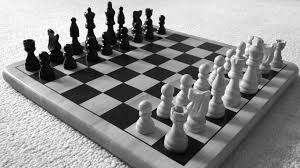
#> input picture download (1).jpg, 300 x 168 px, found by its file name
$ jupyter execute --allow-errors 'corner detection.ipynb'
#> lines starting #> are read from the running program, lines starting #| are printed output that depends on the picture; after the words box and inside, x2 and y2 are one past the last pixel; in counts of white or black regions, pixels touching at a corner belong together
[cell 1]
import numpy as np
import cv2
import matplotlib.pyplot as plt
from scipy.ndimage import sobel, gaussian_filter

[cell 2]
"""
feature_detectors.py

Expert-level implementation of:
1. Harris Corner Detector (from scratch)
2. FAST Corner Detector (from scratch)

Purpose:
- Computer Vision learning
- Academic demonstration
- Interview-ready implementation

No OpenCV corner APIs are used.
"""

import numpy as np
import cv2
import matplotlib.pyplot as plt
from scipy.ndimage import sobel, gaussian_filter


# =============================================================================
#                         HARRIS CORNER DETECTOR
# =============================================================================

def harris_corner_detector(
    gray_img,
    window_size=3,
    k=0.04,
    threshold_ratio=0.01
):
    """
    Harris Corner Detector (from scratch)

    Args:
        gray_img (np.ndarray): Grayscale image (float32)
        window_size (int): Window size for structure tensor
        k (float): Harris constant
        threshold_ratio (float): Relative threshold

    Returns:
        list of (row, col)
    """

    # 1. Image gradients
    Ix = sobel(gray_img, axis=1)
    Iy = sobel(gray_img, axis=0)

    # 2. Gradient products
    Ixx = Ix ** 2
    Iyy = Iy ** 2
    Ixy = Ix * Iy

    # 3. Gaussian smoothing
    Ixx = gaussian_filter(Ixx, sigma=1)
    Iyy = gaussian_filter(Iyy, sigma=1)
    Ixy = gaussian_filter(Ixy, sigma=1)

    # 4. Structure tensor summation
    offset = window_size // 2
    h, w = gray_img.shape

    Sxx = np.zeros_like(gray_img)
    Syy = np.zeros_like(gray_img)
    Sxy = np.zeros_like(gray_img)

    for y in range(offset, h - offset):
        for x in range(offset, w - offset):
            Sxx[y, x] = np.sum(Ixx[y-offset:y+offset+1, x-offset:x+offset+1])
            Syy[y, x] = np.sum(Iyy[y-offset:y+offset+1, x-offset:x+offset+1])
            Sxy[y, x] = np.sum(Ixy[y-offset:y+offset+1, x-offset:x+offset+1])

    # 5. Harris response
    det_M = Sxx * Syy - Sxy ** 2
    trace_M = Sxx + Syy
    R = det_M - k * (trace_M ** 2)

    # 6. Thresholding
    threshold = threshold_ratio * np.max(R)
    candidates = R > threshold

    # 7. Non-maximum suppression
    corners = []
    for y in range(1, h - 1):
        for x in range(1, w - 1):
            if candidates[y, x]:
                if R[y, x] == np.max(R[y-1:y+2, x-1:x+2]):
                    corners.append((y, x))

    return corners


# =============================================================================
#                             FAST CORNER DETECTOR
# =============================================================================

def fast_corner_detector(
    gray_img,
    threshold=30,
    min_contiguous=9
):
    """
    FAST Corner Detector (correct contiguous arc test)

    Args:
        gray_img (np.ndarray): Grayscale uint8 image
        threshold (int): Intensity threshold
        min_contiguous (int): Minimum contiguous pixels

    Returns:
        list of (row, col)
    """

    if gray_img.dtype != np.uint8:
        gray_img = gray_img.astype(np.uint8)

    h, w = gray_img.shape
    corners = []

    # FAST-16 circle (radius = 3)
    circle = [
        (0, 3), (1, 3), (2, 2), (3, 1),
        (3, 0), (3, -1), (2, -2), (1, -3),
        (0, -3), (-1, -3), (-2, -2), (-3, -1),
        (-3, 0), (-3, 1), (-2, 2), (-1, 3)
    ]

    for y in range(3, h - 3):
        for x in range(3, w - 3):
            center = int(gray_img[y, x])

            states = []
            for dx, dy in circle:
                p = int(gray_img[y + dy, x + dx])
                if p >= center + threshold:
                    states.append(1)
                elif p <= center - threshold:
                    states.append(-1)
                else:
                    states.append(0)

            # Wrap-around continuity check
            states = states * 2

            max_bright = 0
            max_dark = 0
            curr_bright = 0
            curr_dark = 0

            for s in states:
                if s == 1:
                    curr_bright += 1
                    curr_dark = 0
                elif s == -1:
                    curr_dark += 1
                    curr_bright = 0
                else:
                    curr_bright = 0
                    curr_dark = 0

                max_bright = max(max_bright, curr_bright)
                max_dark = max(max_dark, curr_dark)

            if max_bright >= min_contiguous or max_dark >= min_contiguous:
                corners.append((y, x))

    return corners


# =============================================================================
#                                   DEMO
# =============================================================================

def main():
    image_path = r"C:\Users\11suj\Downloads\download (1).jpg"   # CHANGE PATH IF REQUIRED

    img = cv2.imread(image_path)
#> img is the input picture: shape (168, 300, 3); min 0, max 255, mean 140.5
    if img is None:
        raise FileNotFoundError("Image not found. Check image path.")

    gray = cv2.cvtColor(img, cv2.COLOR_BGR2GRAY)

    # Harris
    harris_pts = harris_corner_detector(
        gray.astype(np.float32),
        window_size=3,
        k=0.04,
        threshold_ratio=0.01
    )
#> in harris_corner_detector, `Ix = sobel(gray_img, axis=1)`:
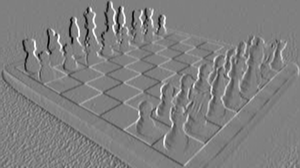
#> Ix: shape (168, 300) float32; min -1006, max 1001, mean -1.8; drawn with min black and max white
#> in harris_corner_detector, `Iy = sobel(gray_img, axis=0)`:
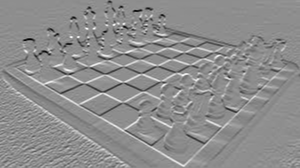
#> Iy: shape (168, 300) float32; min -989, max 785, mean -3.5; drawn with min black and max white
#> in harris_corner_detector, `Ixy = gaussian_filter(Ixy, sigma=1)`:
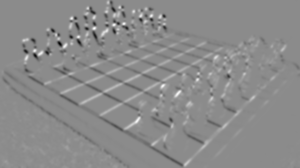
#> Ixy: shape (168, 300) float32; min -231365.4, max 192179, mean -110.1; drawn with min black and max white
#> after the loop in harris_corner_detector, `for y in range(offset, h - offset):`:
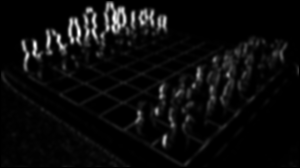
#> Sxx: shape (168, 300) float32; min 0, max 3842504.2, mean 179592.4; drawn with min black and max white
#> in harris_corner_detector, `trace_M = Sxx + Syy`:
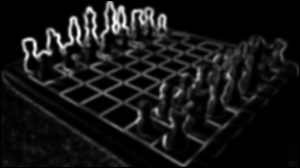
#> trace_M: shape (168, 300) float32; min 0, max 3983431.8, mean 349104.3; drawn with min black and max white
#> in harris_corner_detector, `R = det_M - k * (trace_M ** 2)`:
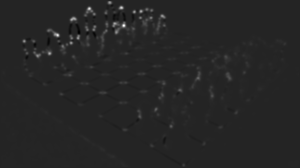
#> R: shape (168, 300) float32; min -5.4e+11, max 3.19e+12, mean 2.11e+10; drawn with min black and max white
#> in harris_corner_detector, `threshold = threshold_ratio * np.max(R)`: threshold = 3.19e+10
#> in harris_corner_detector, `candidates = R > threshold`:
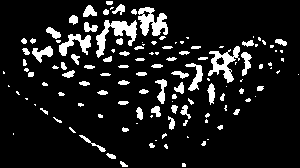
#> candidates: shape (168, 300) bool; 11.2% white; 127 white regions (58 under 20 px), largest, box (x1, y1, x2, y2) and area: (96, 20, 137, 58) 584, (138, 7, 168, 36) 517, (208, 46, 240, 83) 481
#> harris_pts = 270 pairs, first value 2 to 166, second value 3 to 298

    # FAST
    fast_pts = fast_corner_detector(
        gray,
        threshold=30,
        min_contiguous=9
    )
#> after the loop in fast_corner_detector, `for y in range(3, h - 3):`: corners = 2808 pairs, first value 3 to 164, second value 3 to 295
#> fast_pts has the same summary as corners in fast_corner_detector

    # Draw results
    img_harris = img.copy()
    img_fast = img.copy()

    for y, x in harris_pts:
        cv2.circle(img_harris, (x, y), 3, (0, 0, 255), -1)
#> this loop made 270 passes
#> (y, x) on passes 1 to 3: (2, 109), (7, 112), (7, 121)
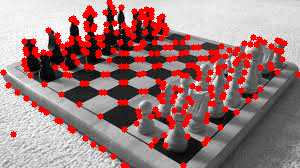
#> img_harris: shape (168, 300, 3); 14.28% of pixels changed, all inside (x1, y1, x2, y2) = (0, 0, 300, 168)

    for y, x in fast_pts:
        cv2.circle(img_fast, (x, y), 3, (0, 255, 0), -1)
#> this loop made 2808 passes
#> (y, x) on passes 1 to 3: (3, 107), (3, 108), (3, 109)
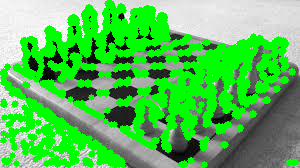
#> img_fast: shape (168, 300, 3); mean B, G, R 87.9, 191.5, 87.9

    # Visualization
    plt.figure(figsize=(15, 6))

    plt.subplot(1, 3, 1)
    plt.imshow(cv2.cvtColor(img, cv2.COLOR_BGR2RGB))
    plt.title("Original Image")
    plt.axis("off")

    plt.subplot(1, 3, 2)
    plt.imshow(cv2.cvtColor(img_harris, cv2.COLOR_BGR2RGB))
    plt.title(f"Harris Corners ({len(harris_pts)})")
    plt.axis("off")

    plt.subplot(1, 3, 3)
    plt.imshow(cv2.cvtColor(img_fast, cv2.COLOR_BGR2RGB))
    plt.title(f"FAST Corners ({len(fast_pts)})")
    plt.axis("off")

    plt.tight_layout()
    plt.show()
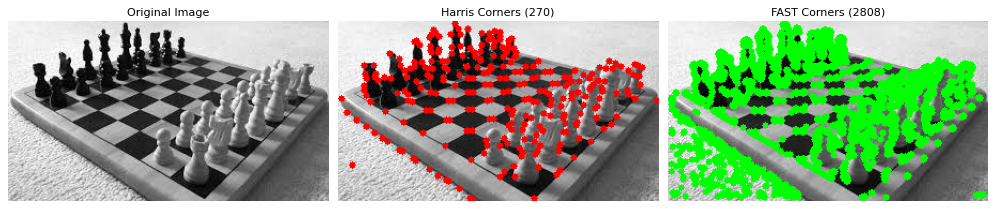
#> figure drawn by matplotlib, 3 panels


if __name__ == "__main__":
    main()

[cell 3]
"""
advanced_feature_detectors.py

Advanced implementations of:
1. Harris Corner Detector (efficient, multi-scale, sub-pixel accurate)
2. FAST Corner Detector with scoring + NMS

Improvements implemented:
✔ Convolution-based neighborhood summation
✔ Tunable non-maximum suppression radius
✔ Adaptive / percentile-based thresholding
✔ Sub-pixel corner refinement
✔ Multi-scale Harris (Gaussian pyramid)
✔ Top-N strongest corners
✔ FAST scoring + score-based NMS
"""

import numpy as np
import cv2
import matplotlib.pyplot as plt
from scipy.ndimage import (
    sobel,
    gaussian_filter,
    uniform_filter,
    maximum_filter
)

# =============================================================================
#                           UTILITY FUNCTIONS
# =============================================================================

# [147 lines left out: functions non_max_suppression, subpixel_refinement, harris_multiscale, fast_with_score, not called in this run]


# =============================================================================
#                                   DEMO
# =============================================================================

def main():
    img_path = r"C:\Users\11suj\Downloads\hd-wallpapers-peacock-forest-ai-hd-wallpapers-peacock-forest-306989017.webp"  # replace if needed
    img = cv2.imread(img_path)
    if img is None:
        raise FileNotFoundError("Image not found")

    gray = cv2.cvtColor(img, cv2.COLOR_BGR2GRAY)

    # Harris
    harris_pts = harris_multiscale(gray)

    # FAST
    fast_pts = fast_with_score(gray)

    img_harris = img.copy()
    img_fast = img.copy()

    for y, x, _ in harris_pts:
        cv2.circle(img_harris, (int(x), int(y)), 3, (0, 0, 255), -1)

    for y, x, _ in fast_pts:
        cv2.circle(img_fast, (x, y), 3, (0, 255, 0), -1)

    plt.figure(figsize=(15, 6))

    plt.subplot(1, 3, 1)
    plt.imshow(cv2.cvtColor(img, cv2.COLOR_BGR2RGB))
    plt.title("Original")
    plt.axis("off")

    plt.subplot(1, 3, 2)
    plt.imshow(cv2.cvtColor(img_harris, cv2.COLOR_BGR2RGB))
    plt.title(f"Harris (Multi-scale) – {len(harris_pts)}")
    plt.axis("off")

    plt.subplot(1, 3, 3)
    plt.imshow(cv2.cvtColor(img_fast, cv2.COLOR_BGR2RGB))
    plt.title(f"FAST (Scored) – {len(fast_pts)}")
    plt.axis("off")

    plt.tight_layout()
    plt.show()


#> (the rest of this cell did not finish here and is left out)

[cell 4]
"""
advanced_classical_features.py

Implements:
1. Shi-Tomasi (KLT) corner response
2. FAST with scale-space selection
3. FAST with decision-tree (ML-style acceleration)
4. Rotation invariance repeatability test
5. Temporal consistency test on video frames

Designed for:
- Deep classical CV understanding
- Research & interview discussion
- Algorithmic clarity (not OpenCV wrappers)
"""

import numpy as np
import cv2
import matplotlib.pyplot as plt
from scipy.ndimage import sobel, gaussian_filter, maximum_filter


# =============================================================================
#                        SHI–TOMASI (KLT) RESPONSE
# =============================================================================

def shi_tomasi_response(gray, sigma=1.5):
    Ix = sobel(gaussian_filter(gray, sigma), axis=1)
    Iy = sobel(gaussian_filter(gray, sigma), axis=0)

    Ixx = gaussian_filter(Ix * Ix, sigma)
    Iyy = gaussian_filter(Iy * Iy, sigma)
    Ixy = gaussian_filter(Ix * Iy, sigma)

    # Eigenvalues of structure tensor
    trace = Ixx + Iyy
    det = Ixx * Iyy - Ixy ** 2
    lambda_min = trace / 2 - np.sqrt((trace / 2) ** 2 - det)

    return lambda_min


# =============================================================================
#                          FAST (BASE + SCORE)
# =============================================================================

FAST_CIRCLE = [
    (0, 3), (1, 3), (2, 2), (3, 1), (3, 0), (3, -1), (2, -2), (1, -3),
    (0, -3), (-1, -3), (-2, -2), (-3, -1), (-3, 0), (-3, 1), (-2, 2), (-1, 3)
]

# [125 lines left out: functions fast_detector, fast_scale_space, fast_ml, rotation_repeatability, temporal_consistency, not called in this run]


# =============================================================================
#                                DEMO
# =============================================================================

def main():
    img = cv2.imread(r"C:\Users\11suj\Downloads\hd-wallpapers-peacock-forest-ai-hd-wallpapers-peacock-forest-306989017.webp", cv2.IMREAD_GRAYSCALE)

    # Shi-Tomasi
    klt = shi_tomasi_response(img)
